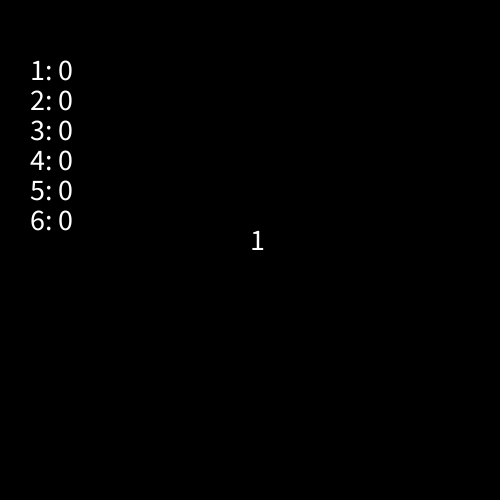
Frame 1 (no input)
Frame 60 (the mouse pressed at the canvas centre just before this capture): identical to frame 1, image omitted
Frame 120 (the mouse held since frame 60 and released just before this capture): identical to frame 1, image omitted

The Processing sketch that drew this single still picture (run headless with seeded random() and noise(); from frame 60 on, the mouse is pressed at the canvas centre):

// Processing sketch: sketch_2_2
// ── sketch_2_2.pde
//By Robin Venhuizen (2114186) and Thomas van Wanrooij (2153270), 2019

int[] numbers = {1, 2, 3, 4, 5, 6};
int [] counters = new int[6];
int number = 1;
int random;

void setup() {
  size(500, 500);
  textSize(30);
}

void draw() {
  background(0);
  fill(255);
  text(number, width/2, height/2);
  for (int i = 1; i < numbers.length+1; i++) {
    text(i + ": " + counters[i-1], 30, 50+30*i);
  }
}

void counter() {
  for (int i = 1; i < numbers.length+1; i++) {
    if (i == number) {
      counters[i-1]++;
    }
  }
}

void roll() {
  random = int(random(numbers[0], numbers[5]+2));
  if (random >= 6) {
    number = 6;
  } else number = random;

  counter();
}

void mouseClicked() { // roll the dice once
  roll();
}

void keyPressed() { //roll the dice a million times
  if (key == 'm' || key == 'M') {
    for (int i = 0; i < 1000000; i++) {
      roll();
    }
  }
}
